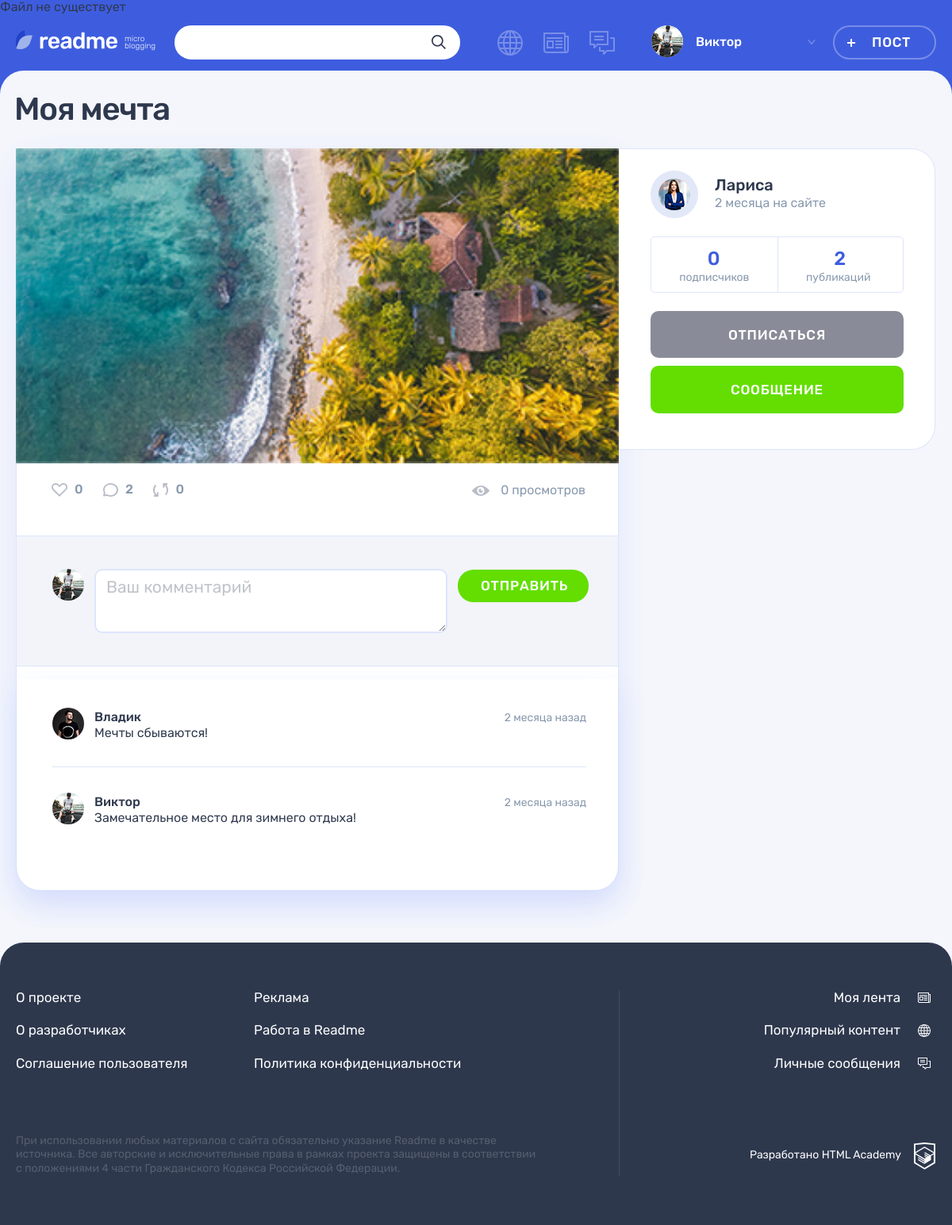
/post.php?id=4 (signed in), run on the app's committed database.
### tables this page shows
CREATE TABLE users (
    id INT AUTO_INCREMENT PRIMARY KEY,
    name VARCHAR(128) NOT NULL UNIQUE, 
    password VARCHAR(64) NOT NULL,
    email VARCHAR(128) NOT NULL UNIQUE,
    avatar_img VARCHAR(128),
    created_at TIMESTAMP DEFAULT CURRENT_TIMESTAMP
);

CREATE TABLE posts (
    id INT AUTO_INCREMENT PRIMARY KEY,
    title VARCHAR(128) NOT NULL,
    content TEXT,
    author VARCHAR(128),
    img VARCHAR(128),
    video VARCHAR(128),
    link VARCHAR(128),
    show_count INT,
    published_at TIMESTAMP DEFAULT CURRENT_TIMESTAMP,
    user_id INT NOT NULL,
    post_type INT NOT NULL,
    FOREIGN KEY (user_id) REFERENCES users (id) ON DELETE CASCADE,
    FOREIGN KEY (post_type) REFERENCES types (id)
);

CREATE TABLE comments (
    id INT AUTO_INCREMENT PRIMARY KEY,
    comment TEXT,
    published_at TIMESTAMP DEFAULT CURRENT_TIMESTAMP,
    user_id INT NOT NULL,
    post_id INT NOT NULL,
    FOREIGN KEY (user_id) REFERENCES users (id) ON DELETE CASCADE,
    FOREIGN KEY (post_id) REFERENCES posts (id) ON DELETE CASCADE
);

### templates/post-main.php (the view, shortened to what the rows shown need)
<main class="page__main page__main--publication">
    <div class="container">
            <h1 class="page__title page__title--publication"><?=$post['title']; ?></h1>
            <section class="post-details">
                <div class="post-details__wrapper post-<?=$post['class']; ?>">
                        <div class="post-details__main-block post post--details">
                            <?=$content; ?>
                            <div class="post__indicators">
                                <div class="post__buttons">
                                    <a class="post__indicator post__indicator--likes button" href="/like.php?id=<?=$post['id']; ?>" title="Лайк">
                                    </a>
                                    <a class="post__indicator post__indicator--comments button" href="#" title="Комментарии">
                                    </a>
                                    <a class="post__indicator post__indicator--repost button" href="/repost.php?id=<?=$post['id']; ?>" title="Репост">
                                        <svg class="post__indicator-icon" width="19" height="17">
                                            <use xlink:href="#icon-repost"></use>
                                        </svg>
                                        <span><?=$post['repost_count']; ?></span>
                                    </a>
                                </div>
                                <span class="post__view"><?=$post['show_count']; ?> просмотров</span>
                            </div>
                            <div class="comments">
                                <form class="comments__form form" action="/post.php?<?=http_build_query(['id' => $id]); ?>" method="post">
                                    <div class="comments__my-avatar">
                                            <img class="comments__picture" src="img/<?=$auth_user['avatar_img']?>" alt="Аватар пользователя">
                                    </div>
                                </form>
                                <div class="comments__list-wrapper">
                                    <ul class="comments__list">
                                        <?php foreach ($comments as $comment): ?>
                                            <li class="comments__item user">
                                                <div class="comments__avatar">
                                                    <a class="user__avatar-link" href="/profile.php?id=<?=$comment['id']; ?>">
                                                        <img class="comments__picture" src="img/<?=$comment['avatar_img']; ?>" alt="Аватар пользователя">
                                                    </a>
                                                </div>
                                                <div class="comments__info">
                                                    <div class="comments__name-wrapper">
                                                        <a class="comments__user-name" href="/profile.php?id=<?=$comment['id']; ?>">
                                                            <span><?=$comment['name']; ?></span>
                                                        </a>
                                                        <time class="comments__time" datetime="<?=$comment['published_at']; ?>">
                                                            <?=make_datetime_relative($comment['published_at']); ?>
                                                        </time>
                                                    </div>
                                                    <p class="comments__text">
                                                        <?=$comment['comment']; ?>
                                                    </p>
                                                </div>
                                            </li>
                                        <?php endforeach; ?>
                                    </ul>
                                </div>
                            </div>
                        </div>
                        <div class="post-details__user user">
                            <div class="post-details__user-info user__info">
                                <div class="post-details__avatar user__avatar">
                                    <a class="post-details__avatar-link user__avatar-link" href="/profile.php?id=<?=$post['user_id']; ?>">
                                        <img class="post-details__picture user__picture" src="img/<?=$user['avatar_img']; ?>" alt="Аватар пользователя">
                                    </a>
                                </div>
                                <div class="post-details__name-wrapper user__name-wrapper">
                                    <a class="post-details__name user__name" href="/profile.php?id=<?=$post['user_id']; ?>">
                                        <span><?=$user['name'];?></span>
                                    </a>
                                    <time class="post-details__time user__time" datetime="<?=is_date_valid($user['created_at']); ?>"><?=make_datetime_relative($user['created_at'], " на сайте"); ?></time>
                                </div>
                            </div>
                        </div>
                </div>
            </section>
    </div>
</main>

### templates/post-photo.php
<div class="post-details__image-wrapper post-photo__image-wrapper">
	<img src="uploads/<?=$post['img'];?>" alt="Фото от пользователя" width="760" height="507">
</div>

### templates/layout.php (shortened to what the rows shown need)
<!DOCTYPE html>
<html lang="ru">
<head>
    <link rel="stylesheet" href="css/main.css">
</head>
<body class="page">
<header class="header">
    <div class="header__wrapper container">
        <div class="header__nav-wrapper">
            <nav class="header__nav">
                <?php if ($is_auth === 1): ?>
                <ul class="header__my-nav">
                    <?php foreach ($header_my_nav as $element): ?>
                        <li class="header__my-page header__my-page--<?=$element['page']; ?>">
                            <a class="header__page-link<?php if ($page === $element['page']): ?> header__page-link--active"<?php else: ?>" href="<?=$element['page']; ?>.php"<?php endif; ?> title="<?=$element['title']?>">
                            </a>
                        </li>
                    <?php endforeach; ?>
                </ul>
                <ul class="header__user-nav">
                    <li class="header__profile">
                        <a class="header__profile-link" href="#">
                            <div class="header__avatar-wrapper">
                                <img class="header__profile-avatar" src="img/<?=$user['avatar_img']?>" alt="Аватар профиля">
                            </div>
                            <div class="header__profile-name">
                                <span>
                                    <?=$user['name'];?>
                                </span>
                                <svg class="header__link-arrow" width="10" height="6">
                                    <use xlink:href="#icon-arrow-right-ad"></use>
                                </svg>
                            </div>
                        </a>
                <?php endif; ?>
                    </li>
                </ul>
            </nav>
        </div>
    </div>
</header>
<?=$content; ?>
</body>
</html>

### data on the page
users: avatar_img (picture), name "Виктор"
posts: title "Моя мечта", img (picture), repost_count "0", show_count "0"
comments: user.avatar_img (picture), user.name "Владик", published_at "2 месяца назад", comment "Мечты сбываются!"
comments: user.avatar_img (picture), user.name "Виктор", published_at "2 месяца назад", comment "Замечательное место для зимнего отдыха!"
users: avatar_img (picture), name "Лариса", created_at "2 месяца на сайте"

### other printed values
$post['likes'] "0"
$post['comments'] "2"
$user['subs'] "0"
$user['posts'] "2"
